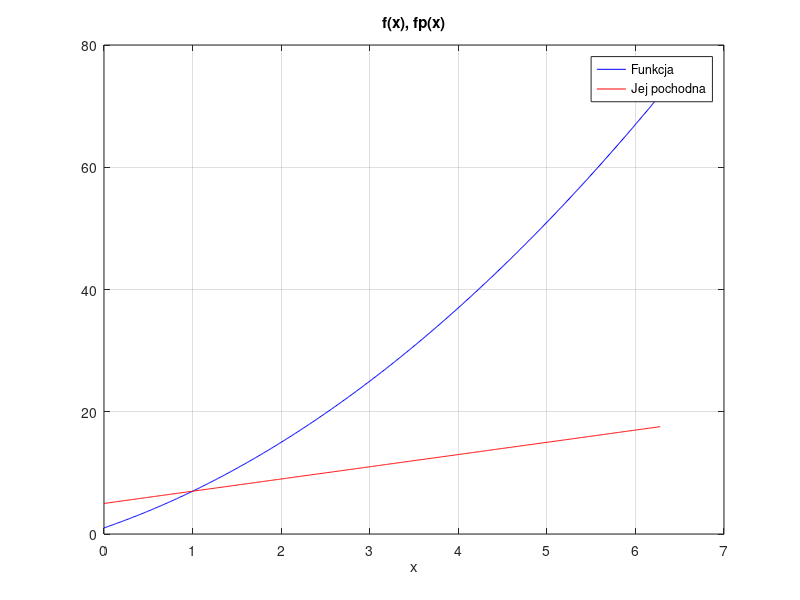

MATLAB code to generate this figure: (Note: this script raises an error after producing the figure.)
% equnonlin_solve.m
clear all; close all;
it = 20;
a = pi-pi/5; b=pi+pi/5; % znajdz zero funkcji y=sin(x) dla x=pi
f = @(x) x.^2+5*x+1; % definicja funkcji
fp = @(x) 2*x+5; % definicja pochodnej funkcji
x = 0 : 0.01 : 2*pi;
plot( x, f(x), 'b-', x, fp(x),'r-'); grid; xlabel('x'); title('f(x), fp(x)');
legend('Funkcja','Jej pochodna'); pause
cb = nonlinsolvers( f, fp, a, b, 'bisection', it );
cr = nonlinsolvers( f, fp, a, b, 'regula-falsi', it);
cn = nonlinsolvers( f, fp, a, b, 'newton-raphson', it);
cm = nonlinsolvers( f, fp, a, b, 'Muller', it);
cs = nonlinsolvers( f, fp, a, b, 'sieczne', it);

plot( 1:it,cb,'o-', 1:it,cr,'*', 1:it,cn,'^-',1:it,cs,'*-',1:it,cs,'o-'); xlabel('iter'); title('c(iter)')
grid on, legend('Bisection','Regula-Falsi','Newton-Raphson',"Sieczne", "Muller");
